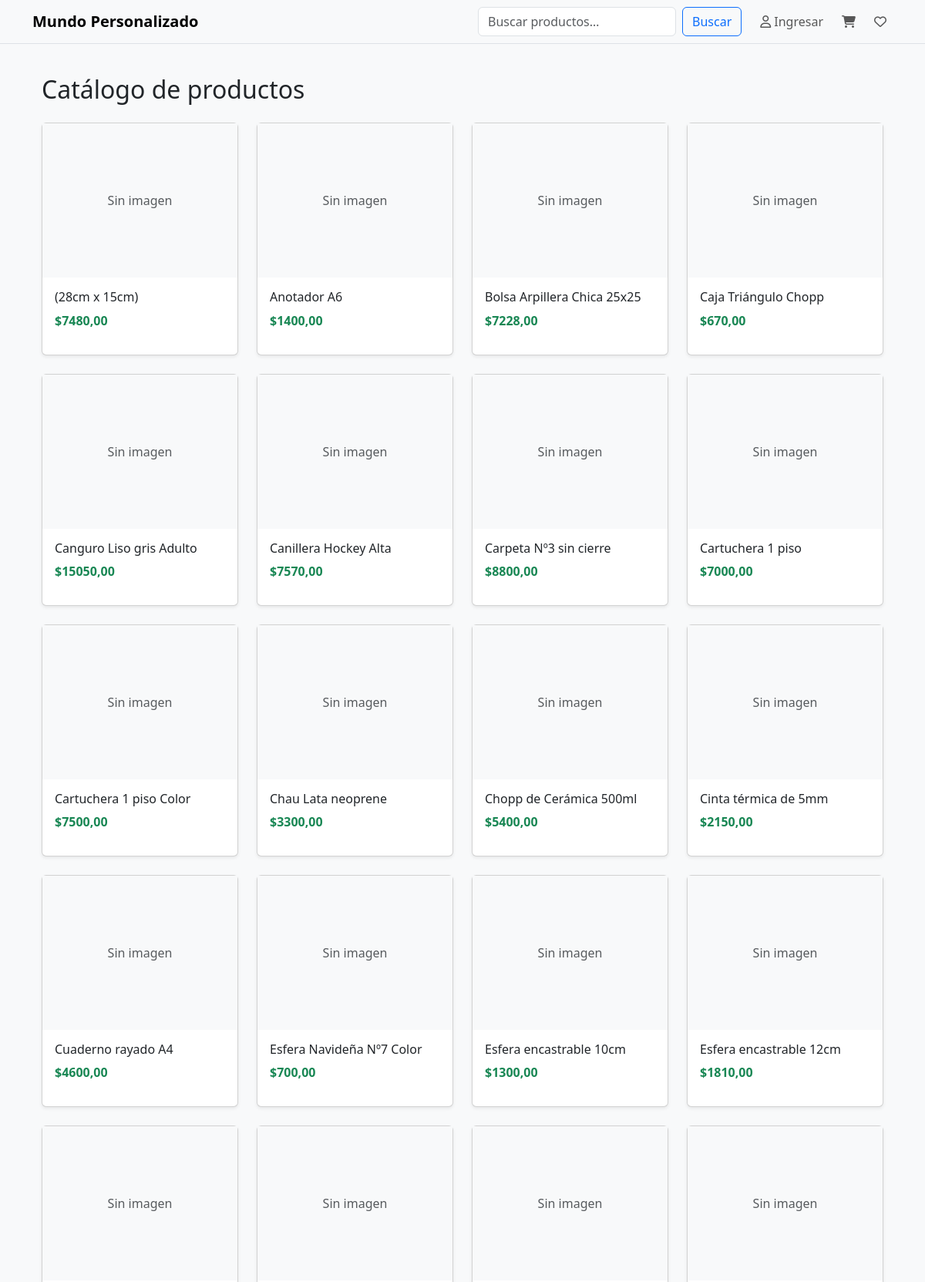
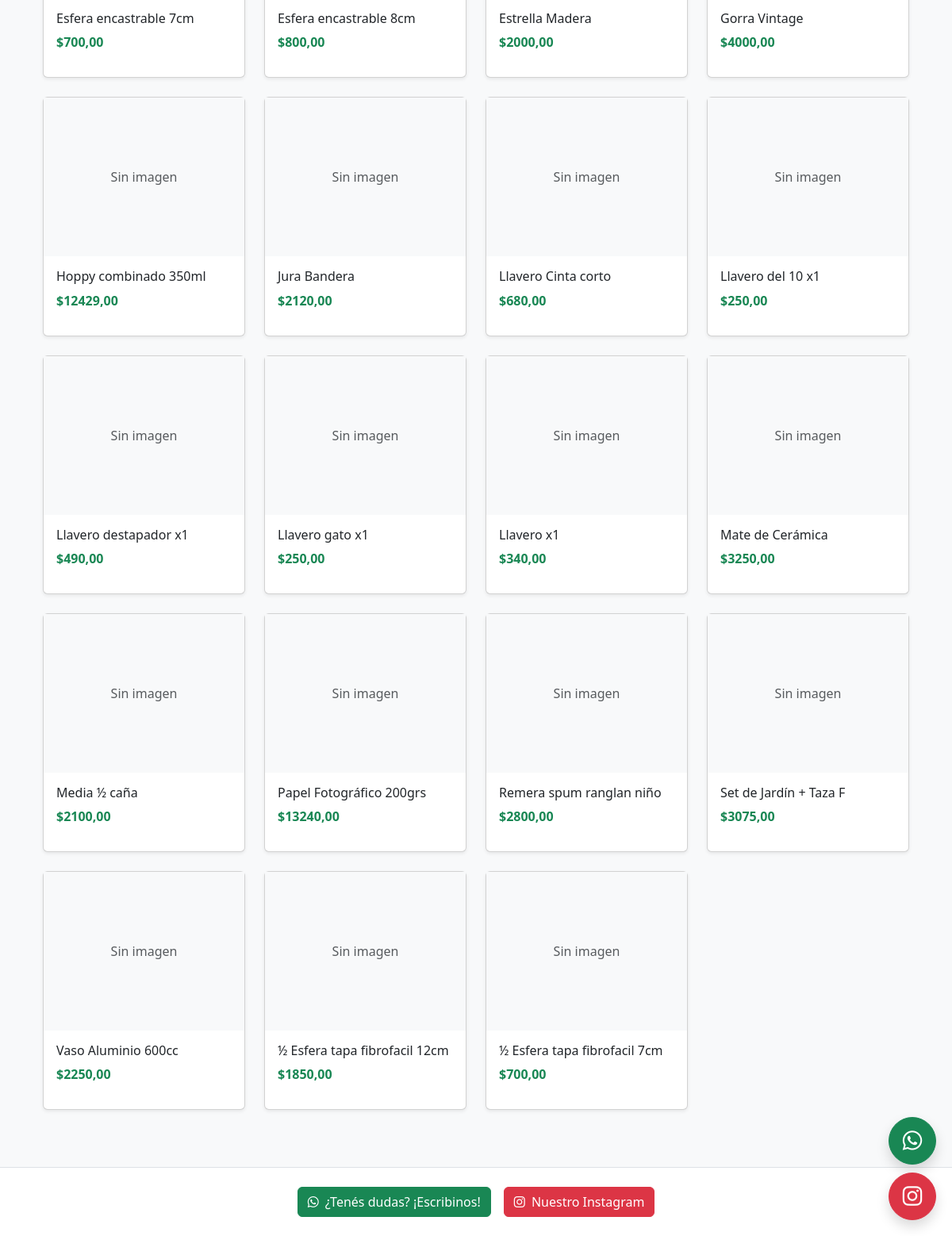
Screenshot of /catalogo/ with the database file from the repository (2 pictures, top to bottom).
### pdf/models.py (models this page shows, shortened)
class ProductoPrecio(models.Model):
    class TechChoices(models.TextChoices):
        SUB = "SUB", "Sublimación"
        LAS = "LAS", "Grabado láser"
        D3  = "3D",  "Impresión 3D"
        OTR = "OTR", "Otro"
    lista_pdf = models.ForeignKey(
        ListaPrecioPDF,
        on_delete=models.SET_NULL,
        null=True,
        blank=True,
        related_name="productos",
    )
    sku = models.CharField(max_length=255, unique=True)
    nombre_publico = models.CharField(max_length=255)
    imagen = models.ImageField(upload_to='productos/', null=True, blank=True)
    precio = models.DecimalField(max_digits=10, decimal_places=2)
    stock = models.IntegerField(default=0)
    tech = models.CharField(
        max_length=3,
        choices=TechChoices.choices,
        blank=True,
        default="",
    )
    activo = models.BooleanField(default=True)
    created_at = models.DateTimeField(auto_now_add=True, null=True, blank=True)
    ultima_actualizacion = models.DateTimeField(auto_now=True, null=True, blank=True)

### pdf/views.py (the view)
# urls.py: path("catalogo/", pdf_views.mostrar_precios, name="ver_catalogo_completo"),
def mostrar_precios(request):
    productos = ProductoPrecio.objects.all().order_by('nombre_publico')
    return render(request, 'pdf/mostrar_precios.html', {'productos': productos})

### cliente/context_processors.py (called while the page is built, shortened)
def carrito_y_favoritos(request):
    carrito = request.session.get("carrito", {})
    favoritos = request.session.get("favoritos", {})
    cart_items = []
    cart_total_qty = 0
    favorites_items = []
    return {
        "cart_items": cart_items,
        "cart_total_qty": cart_total_qty,
        "favorites_items": favorites_items,
        "favorites_count": len(favorites_items),
    }

### pdf/templates/pdf/mostrar_precios.html (shortened to what this page needs)
{% extends "base.html" %}
{% block content %}
<div class="container py-4">
    <h2 class="mb-4">Catálogo de productos</h2>
    <div class="row g-4">
        {% for producto in productos %}
        <div class="col-12 col-sm-6 col-md-4 col-lg-3">
            <a href="{% url 'detalle_producto' producto.id %}" class="text-decoration-none text-dark">
                <div class="card h-100 shadow-sm">
                    {% if producto.imagen %}
                        <img src="{{ producto.imagen.url }}" class="card-img-top" style="height:200px; object-fit:contain;">
                    {% else %}
                        <div class="d-flex justify-content-center align-items-center bg-light" style="height:200px;">
                            <span class="text-muted">Sin imagen</span>
                        </div>
                    {% endif %}
                    <div class="card-body">
                        <h6 class="card-title">{{ producto.nombre_publico }}</h6>
                        <p class="fw-bold text-success">${{ producto.precio }}</p>
                    </div>
                </div>
            </a>
        </div>
        {% endfor %}
    </div>
</div>
{% endblock %}

### rows the page displays
ProductoPrecio: imagen "Sin imagen", nombre_publico "(28cm x 15cm)", precio "7480,00"
ProductoPrecio: imagen "Sin imagen", nombre_publico "Anotador A6", precio "1400,00"
ProductoPrecio: imagen "Sin imagen", nombre_publico "Bolsa Arpillera Chica 25x25", precio "7228,00"
ProductoPrecio: imagen "Sin imagen", nombre_publico "Caja Triángulo Chopp", precio "670,00"
ProductoPrecio: imagen "Sin imagen", nombre_publico "Canguro Liso gris Adulto", precio "15050,00"
ProductoPrecio: imagen "Sin imagen", nombre_publico "Canillera Hockey Alta", precio "7570,00"
ProductoPrecio: imagen "Sin imagen", nombre_publico "Carpeta Nº3 sin cierre", precio "8800,00"
ProductoPrecio: imagen "Sin imagen", nombre_publico "Cartuchera 1 piso", precio "7000,00"
ProductoPrecio: imagen "Sin imagen", nombre_publico "Cartuchera 1 piso Color", precio "7500,00"
ProductoPrecio: imagen "Sin imagen", nombre_publico "Chau Lata neoprene", precio "3300,00"
ProductoPrecio: imagen "Sin imagen", nombre_publico "Chopp de Cerámica 500ml", precio "5400,00"
ProductoPrecio: imagen "Sin imagen", nombre_publico "Cinta térmica de 5mm", precio "2150,00"
ProductoPrecio: imagen "Sin imagen", nombre_publico "Cuaderno rayado A4", precio "4600,00"
ProductoPrecio: imagen "Sin imagen", nombre_publico "Esfera Navideña Nº7 Color", precio "700,00"
ProductoPrecio: imagen "Sin imagen", nombre_publico "Esfera encastrable 10cm", precio "1300,00"
ProductoPrecio: imagen "Sin imagen", nombre_publico "Esfera encastrable 12cm", precio "1810,00"
ProductoPrecio: imagen "Sin imagen", nombre_publico "Esfera encastrable 7cm", precio "700,00"
ProductoPrecio: imagen "Sin imagen", nombre_publico "Esfera encastrable 8cm", precio "800,00"
ProductoPrecio: imagen "Sin imagen", nombre_publico "Estrella Madera", precio "2000,00"
ProductoPrecio: imagen "Sin imagen", nombre_publico "Gorra Vintage", precio "4000,00"
ProductoPrecio: imagen "Sin imagen", nombre_publico "Hoppy combinado 350ml", precio "12429,00"
ProductoPrecio: imagen "Sin imagen", nombre_publico "Jura Bandera", precio "2120,00"
ProductoPrecio: imagen "Sin imagen", nombre_publico "Llavero Cinta corto", precio "680,00"
ProductoPrecio: imagen "Sin imagen", nombre_publico "Llavero del 10 x1", precio "250,00"
ProductoPrecio: imagen "Sin imagen", nombre_publico "Llavero destapador x1", precio "490,00"
ProductoPrecio: imagen "Sin imagen", nombre_publico "Llavero gato x1", precio "250,00"
ProductoPrecio: imagen "Sin imagen", nombre_publico "Llavero x1", precio "340,00"
ProductoPrecio: imagen "Sin imagen", nombre_publico "Mate de Cerámica", precio "3250,00"
ProductoPrecio: imagen "Sin imagen", nombre_publico "Media ½ caña", precio "2100,00"
ProductoPrecio: imagen "Sin imagen", nombre_publico "Papel Fotográfico 200grs", precio "13240,00"
ProductoPrecio: imagen "Sin imagen", nombre_publico "Remera spum ranglan niño", precio "2800,00"
ProductoPrecio: imagen "Sin imagen", nombre_publico "Set de Jardín + Taza F", precio "3075,00"
ProductoPrecio: imagen "Sin imagen", nombre_publico "Vaso Aluminio 600cc", precio "2250,00"
ProductoPrecio: imagen "Sin imagen", nombre_publico "½ Esfera tapa fibrofacil 12cm", precio "1850,00"
ProductoPrecio: imagen "Sin imagen", nombre_publico "½ Esfera tapa fibrofacil 7cm", precio "700,00"
